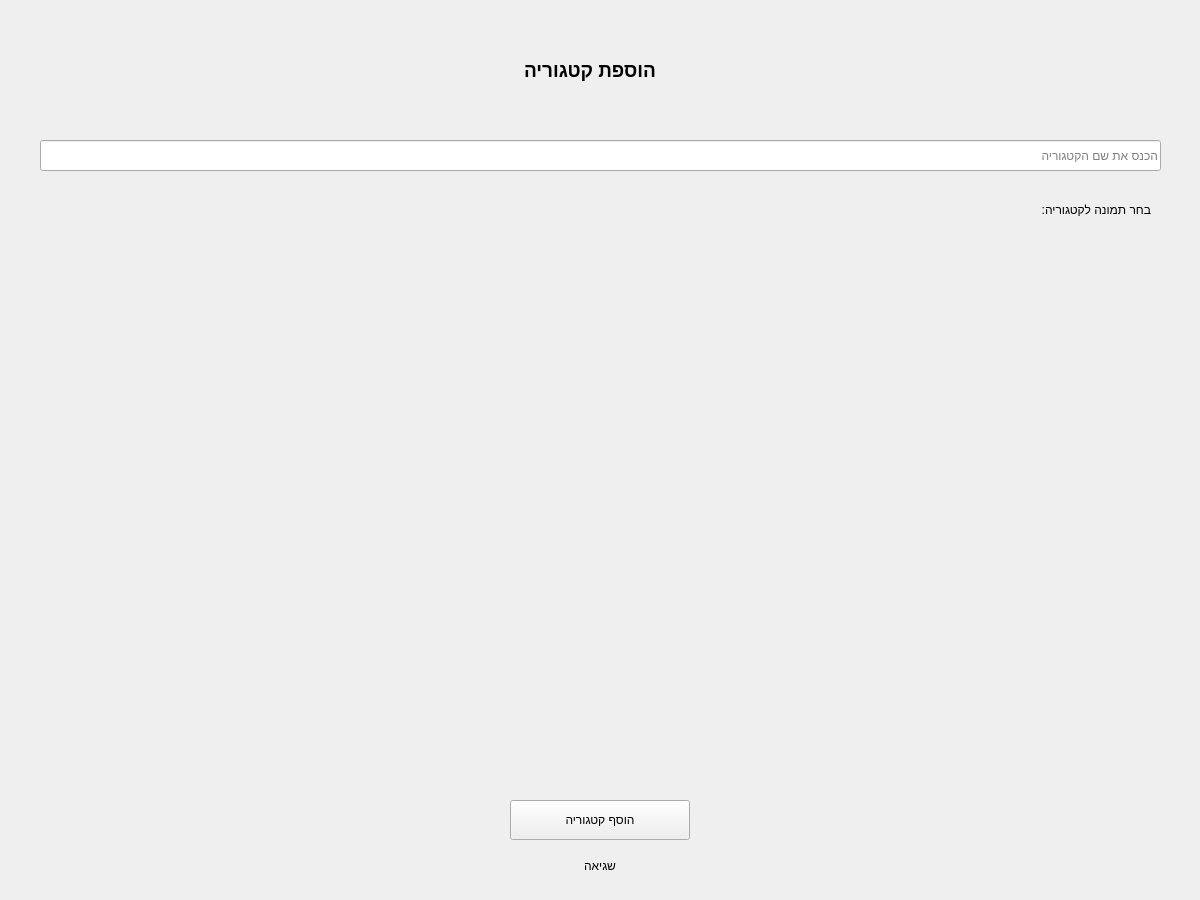
<?xml version="1.0" encoding="UTF-8"?>
<ui version="4.0">
 <class>MainWindow</class>
 <widget class="QMainWindow" name="MainWindow">
  <property name="geometry">
   <rect>
    <x>0</x>
    <y>0</y>
    <width>1200</width>
    <height>900</height>
   </rect>
  </property>
  <property name="windowTitle">
   <string>CommunicationBoard</string>
  </property>
  <property name="windowIcon">
   <iconset>
    <normaloff>../Resources/icon.png</normaloff>../Resources/icon.png</iconset>
  </property>
  <widget class="QWidget" name="centralwidget">
   <widget class="QLineEdit" name="CategoryName">
    <property name="geometry">
     <rect>
      <x>40</x>
      <y>140</y>
      <width>1121</width>
      <height>31</height>
     </rect>
    </property>
    <property name="placeholderText">
     <string>הכנס את שם הקטגוריה</string>
    </property>
   </widget>
   <widget class="QLabel" name="label">
    <property name="geometry">
     <rect>
      <x>430</x>
      <y>50</y>
      <width>320</width>
      <height>41</height>
     </rect>
    </property>
    <property name="font">
     <font>
      <pointsize>14</pointsize>
      <weight>75</weight>
      <bold>true</bold>
     </font>
    </property>
    <property name="text">
     <string>הוספת קטגוריה</string>
    </property>
    <property name="alignment">
     <set>Qt::AlignCenter</set>
    </property>
   </widget>
   <widget class="QPushButton" name="AddCategoryButton">
    <property name="geometry">
     <rect>
      <x>510</x>
      <y>800</y>
      <width>180</width>
      <height>40</height>
     </rect>
    </property>
    <property name="text">
     <string>הוסף קטגוריה</string>
    </property>
    <property name="icon">
     <iconset>
      <normaloff>../Resources/UI Icons/plus-circle.svg</normaloff>../Resources/UI Icons/plus-circle.svg</iconset>
    </property>
    <property name="iconSize">
     <size>
      <width>20</width>
      <height>20</height>
     </size>
    </property>
   </widget>
   <widget class="QLabel" name="ErrorMsgLabel">
    <property name="geometry">
     <rect>
      <x>340</x>
      <y>850</y>
      <width>520</width>
      <height>31</height>
     </rect>
    </property>
    <property name="text">
     <string>שגיאה</string>
    </property>
    <property name="alignment">
     <set>Qt::AlignCenter</set>
    </property>
   </widget>
   <widget class="QLabel" name="label_3">
    <property name="geometry">
     <rect>
      <x>1030</x>
      <y>200</y>
      <width>121</width>
      <height>20</height>
     </rect>
    </property>
    <property name="font">
     <font>
      <pointsize>9</pointsize>
     </font>
    </property>
    <property name="frameShape">
     <enum>QFrame::NoFrame</enum>
    </property>
    <property name="text">
     <string>בחר תמונה לקטגוריה:</string>
    </property>
   </widget>
   <widget class="QLabel" name="selectedIcon">
    <property name="geometry">
     <rect>
      <x>630</x>
      <y>200</y>
      <width>381</width>
      <height>20</height>
     </rect>
    </property>
    <property name="font">
     <font>
      <pointsize>9</pointsize>
     </font>
    </property>
    <property name="text">
     <string/>
    </property>
    <property name="alignment">
     <set>Qt::AlignRight|Qt::AlignTrailing|Qt::AlignVCenter</set>
    </property>
   </widget>
  </widget>
 </widget>
 <resources/>
 <connections/>
</ui>
